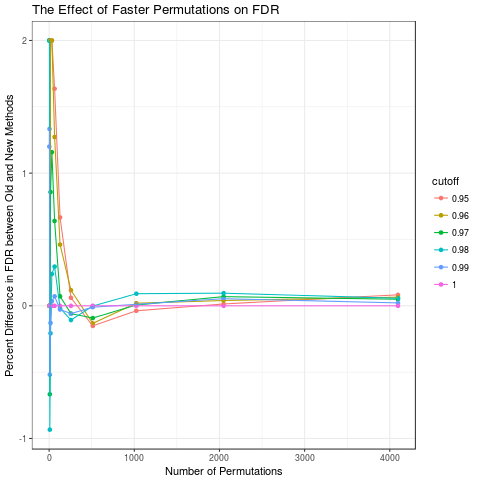

R code for this plot:
library(propriety)

data(iris)
keep <- iris$Species %in% c("setosa", "versicolor")
counts <- iris[keep, 1:4] * 10
group <- ifelse(iris[keep, "Species"] == "setosa", "A", "B")

permrange <- 2^(1:12)
cutrange <- seq(.95, 1, .01)
res <- sapply(permrange,
              function(perms){

                # Test original permutation method
                set.seed(1)
                theta <- propriety:::calculateTheta(counts, group)
                ptheta <- propriety:::permuteTheta(counts, group, p = perms)
                pt <- propriety:::calculateFDR(theta, ptheta, cutoff = cutrange)

                # Test prime permutation method
                set.seed(1)
                pd <- propd(counts, group, p = perms, cutoff = cutrange)

                # Calculate percent difference
                diff <- (pt$FDR - pd@fdr$FDR) / ((pt$FDR + pd@fdr$FDR) / 2)
                diff[is.na(diff)] <- 0
                return(diff)
              }
)

colnames(res) <- permrange
rownames(res) <- cutrange
df <- reshape2::melt(res)
colnames(df) <- c("cutoff", "perms", "diff")
df$cutoff <- as.factor(df$cutoff)
library(ggplot2)
png("data-raw/compare-permute.png")
ggplot(df, aes(perms, diff, color = cutoff)) + geom_point() + geom_line() + theme_bw() +
  xlab("Number of Permutations") + ylab("Percent Difference in FDR between Old and New Methods") +
  ggtitle("The Effect of Faster Permutations on FDR")
dev.off()
